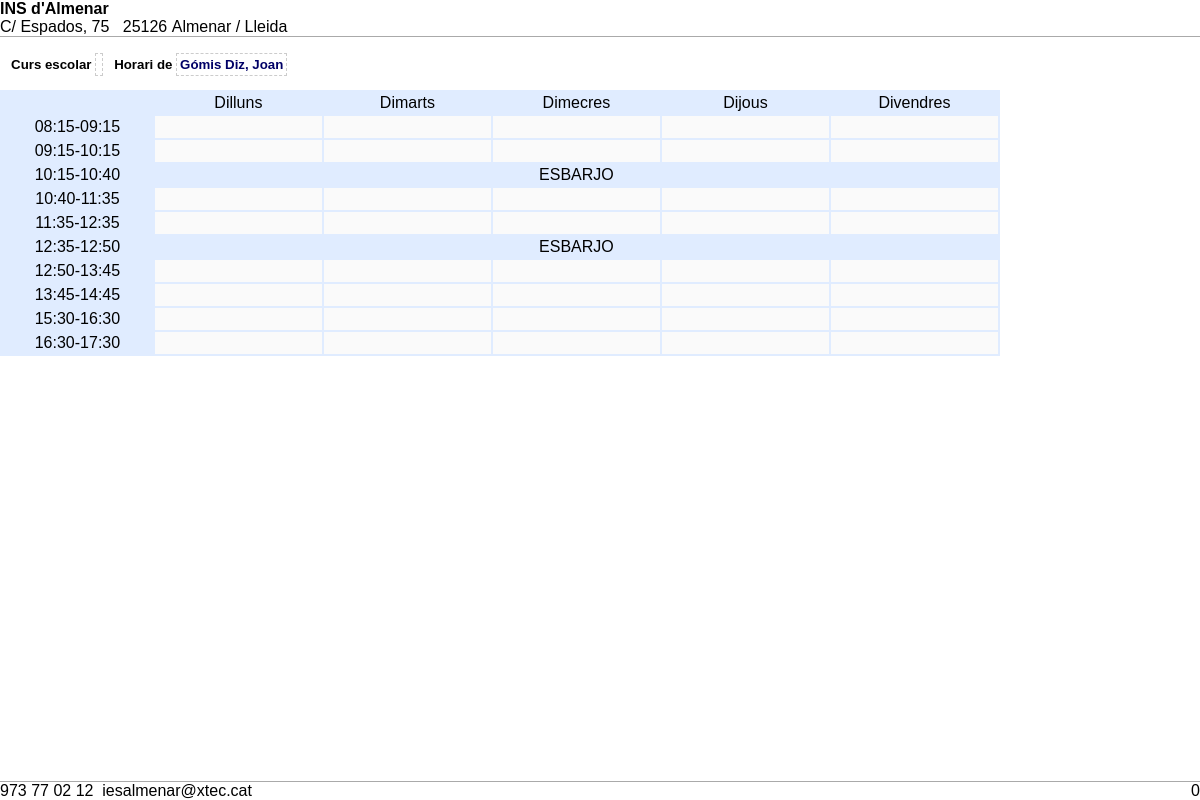
Page /tutoria/almat/almat_see.php?idalumnes=196 on the committed database.
### tables this page shows
CREATE TABLE IF NOT EXISTS `dades_centre` (
  `iddades_centre` int(11) NOT NULL,
  `nom` varchar(300) NOT NULL,
  `adreca` varchar(300) NOT NULL,
  `cp` varchar(8) NOT NULL,
  `poblacio` varchar(200) NOT NULL,
  `tlf` varchar(40) NOT NULL,
  `fax` varchar(40) NOT NULL,
  `email` varchar(100) NOT NULL,
  `prof_env_sms` tinyint(4) NOT NULL DEFAULT '1'
);

CREATE TABLE IF NOT EXISTS `contacte_alumne` (
  `idcontacte_alumne` int(11) NOT NULL AUTO_INCREMENT,
  `id_alumne` int(11) DEFAULT NULL,
  `id_tipus_contacte` int(11) DEFAULT NULL,
  `Valor` varchar(145) DEFAULT NULL,
  PRIMARY KEY (`idcontacte_alumne`),
  KEY `fk_contacte_alumne_1` (`id_tipus_contacte`),
  KEY `fk_contacte_alumne_2` (`id_alumne`)
);

CREATE TABLE IF NOT EXISTS `dies_setmana` (
  `iddies_setmana` int(11) NOT NULL,
  `dies_setmana` varchar(15) DEFAULT NULL,
  `laborable` varchar(1) NOT NULL DEFAULT 'S',
  PRIMARY KEY (`iddies_setmana`)
);

CREATE TABLE IF NOT EXISTS `franges_horaries` (
  `idfranges_horaries` int(11) NOT NULL AUTO_INCREMENT,
  `idtorn` int(4) NOT NULL,
  `activada` varchar(1) DEFAULT 'S',
  `esbarjo` varchar(1) NOT NULL,
  `hora_inici` time DEFAULT NULL,
  `hora_fi` time DEFAULT NULL,
  PRIMARY KEY (`idfranges_horaries`)
);

### tutoria/func/generic.php (called while the page is built, shortened)
<?php
	include_once('func_alumnes.php');
	include_once('func_grups.php');
function getDadesCentre() {
    $sql = "SELECT * FROM dades_centre WHERE iddades_centre = 1";
    $rec = mysql_query($sql);
    $result = "";
    while($row = mysql_fetch_object($rec)) {
			$result = $row;
	}
    return $result;
}
?>

### tutoria/func/func_alumnes.php (called while the page is built, shortened)
<?php
function getAlumne($idalumnes,$tipusContacte) {
	$sql  = "SELECT ca.Valor FROM contacte_alumne ca ";
	$sql .= "WHERE ca.id_tipus_contacte=$tipusContacte AND ca.id_alumne=$idalumnes ";
    $rec = mysql_query($sql);
    $count = 0;
    $result = "";
    while($row = mysql_fetch_object($rec)) {
			$count++;
			$result = $row;
	}
    if ($count == 0) {
		return "";
	}
	else {
		return $result->Valor;
	}
}
function getGrupAlumne($alumne) {
	 $count  = 0;
	 $result = "";
	 $sql  = "SELECT DISTINCT(gr.idgrups), gr.nom, gr.Descripcio ";
	 $sql .= "FROM alumnes_grup_materia agm ";
	 $sql .= "INNER JOIN grups_materies gm ON agm.idgrups_materies = gm.idgrups_materies ";
	 $sql .= "INNER JOIN materia        ma ON gm.id_mat_uf_pla     = ma.idmateria ";
	 $sql .= "INNER JOIN grups          gr ON gm.id_grups          = gr.idgrups ";
 	 $sql .= "WHERE agm.idalumnes='".$alumne."' ";
  	 $sql .= "UNION ";
	 $sql .= "SELECT DISTINCT(gr.idgrups), gr.nom, gr.Descripcio ";
	 $sql .= "FROM alumnes_grup_materia agm ";
	 $sql .= "INNER JOIN grups_materies     gm ON agm.idgrups_materies = gm.idgrups_materies ";
	 $sql .= "INNER JOIN unitats_formatives uf ON gm.id_mat_uf_pla     = uf.idunitats_formatives ";
	 $sql .= "INNER JOIN moduls_ufs         mu ON gm.id_mat_uf_pla     = mu.id_ufs ";
	 $sql .= "INNER JOIN moduls              m ON mu.id_moduls         = m.idmoduls ";
	 $sql .= "INNER JOIN grups              gr ON gm.id_grups          = gr.idgrups ";
	 $sql .= "WHERE agm.idalumnes='".$alumne."' ";
	 $sql .= "ORDER BY 1 LIMIT 1";
	 $rec = mysql_query($sql);
	 while($row = mysql_fetch_object($rec)) {
			$count++;
			$result = $row;
	 }
 	 if ($count == 0) {
	   return 0;
	 }
	 else {
       return $result;
	 }
  }
?>

### tutoria/func/func_grups.php (called while the page is built, shortened)
<?php
function getGrup($idgrups) {
    $sql = "SELECT * FROM grups WHERE idgrups = '$idgrups'";
    $rec = mysql_query($sql);
    $result = "";
    while($row = mysql_fetch_object($rec)) {
			$result = $row;
	}
	return $result;
}
?>

### tutoria/almat/almat_see.php (the view, shortened to what this page needs)
<?php
  include_once('../func/generic.php');
  $idalumnes       = isset($_REQUEST['idalumnes'])   ? $_REQUEST['idalumnes']   : 0;
  $idgrups 		   = getGrupAlumne($idalumnes)->idgrups;
  $idtorn          = getGrup($idgrups)->idtorn;
  $nom_alumne      = getAlumne($idalumnes,TIPUS_nom_complet);
  $cursliteral     = isset($_REQUEST['cursliteral']) ? $_REQUEST['cursliteral'] : '';
  $rsDies     = mysql_query("select * from dies_setmana where laborable='S'");
  $rsHores    = mysql_query("select * from franges_horaries where idtorn=".$idtorn." order by hora_inici");
?>
<div id="header">
  <table>
    <tr>
      <td>
	  <b><?= getDadesCentre()->nom ?></b><br />
      <?= getDadesCentre()->adreca ?>&nbsp;&nbsp;
      <?= getDadesCentre()->cp ?>&nbsp;<?= getDadesCentre()->poblacio ?>
      </td>
      <td style="text-align: right;">
      </td>
    </tr>
  </table>
</div>
<div id="footer">
  <table>
    <tr>
      <td>
        <?= getDadesCentre()->tlf ?>&nbsp;&nbsp;<?= getDadesCentre()->email ?>
      </td>
      <td align="right">
  		<div class="page-number"></div>
      </td>
    </tr>
  </table>
</div>
<div style="width:1000px;">
 <h5 style="margin-bottom:0px">
  &nbsp;&nbsp;
  Curs escolar <a style=" color: #000066; border:1px dashed #CCCCCC; padding:3px 3px 3px 3px ">
  <?= $cursliteral ?></a>&nbsp;&nbsp;
  Horari de <a style=" color: #000066; border:1px dashed #CCCCCC; padding:3px 3px 3px 3px ">
  <?= $nom_alumne ?></a>&nbsp;&nbsp;
 </h5>
	<div class="left">
	</div>
	<div class="right">
		<table>
			<tr>
				<td class="blank" width="50"></td>
                <?php
				   while($row = mysql_fetch_object($rsDies)){
				      echo "<td class='title'>";
					  echo $row->dies_setmana;
					  echo "</td>";
				   }
				?>
			</tr>
                <?php
				   while($row = mysql_fetch_object($rsHores)){
					  if ($row->esbarjo=='S') {
					    echo "<tr height='20'>";
						echo "<td width='30' class='time' valign='top'>".substr($row->hora_inici,0,5)."-".substr($row->hora_fi,0,5)."</td>";
						echo "<td class='lunch' colspan='5'>ESBARJO</td>";
						echo "</tr>";
					  }
					  else {
						  echo "<tr>";
						  echo "<td valign='top' class='time'>".substr($row->hora_inici,0,5)."-".substr($row->hora_fi,0,5)."</td>";
						  for ($dia=1; $dia<=5; $dia++) {
							 echo "<td valign='top' class='drop'>";
							 echo "</td>";
						  }
						  echo "</tr>";
					  }
				   }
				?>
		</table>
	</div>
</div>

### tutoria/almat/almat_see.php (style rules this page uses)
#header, #footer { position: fixed; left: 0; right: 0; color: #aaa; font-size: 0.9em; }
#header { top: 0; border-bottom: 0.1pt solid #aaa; margin-bottom:15px; }
#footer { bottom: 0; border-top: 0.1pt solid #aaa; }
#header table, #footer table { width: 100%; border-collapse: collapse; border: none; }
#header td, #footer td { padding: 0; width: 50%; }
.page-number { text-align: right; }
.page-number:before { content: " " counter(page); }
.left { width:20px; float:left; }
.right { float:right; width:1000px; }
.right table { background:#E0ECFF; width:100%; }
.right td { background:#fafafa; text-align:center; padding:2px; }
.right td { background:#E0ECFF; }
.right td.drop { background:#fafafa; width:95px; }

### rows in the picture
dades_centre: nom "INS d'Almenar", adreca "C/ Espados, 75", cp "25126", poblacio "Almenar / Lleida", tlf "973 77 02 12", email "iesalmenar@xtec.cat"
contacte_alumne: Valor "Gómis Diz, Joan"
dies_setmana: dies_setmana "Dilluns"
dies_setmana: dies_setmana "Dimarts"
dies_setmana: dies_setmana "Dimecres"
dies_setmana: dies_setmana "Dijous"
dies_setmana: dies_setmana "Divendres"
franges_horaries: hora_inici "08:15", hora_fi "09:15", esbarjo " " (drawn)
franges_horaries: hora_inici "09:15", hora_fi "10:15", esbarjo " " (drawn)
franges_horaries: hora_inici "10:15", hora_fi "10:40"
franges_horaries: hora_inici "10:40", hora_fi "11:35", esbarjo " " (drawn)
franges_horaries: hora_inici "11:35", hora_fi "12:35", esbarjo " " (drawn)
franges_horaries: hora_inici "12:35", hora_fi "12:50"
franges_horaries: hora_inici "12:50", hora_fi "13:45", esbarjo " " (drawn)
franges_horaries: hora_inici "13:45", hora_fi "14:45", esbarjo " " (drawn)
franges_horaries: hora_inici "15:30", hora_fi "16:30", esbarjo " " (drawn)
franges_horaries: hora_inici "16:30", hora_fi "17:30", esbarjo " " (drawn)
